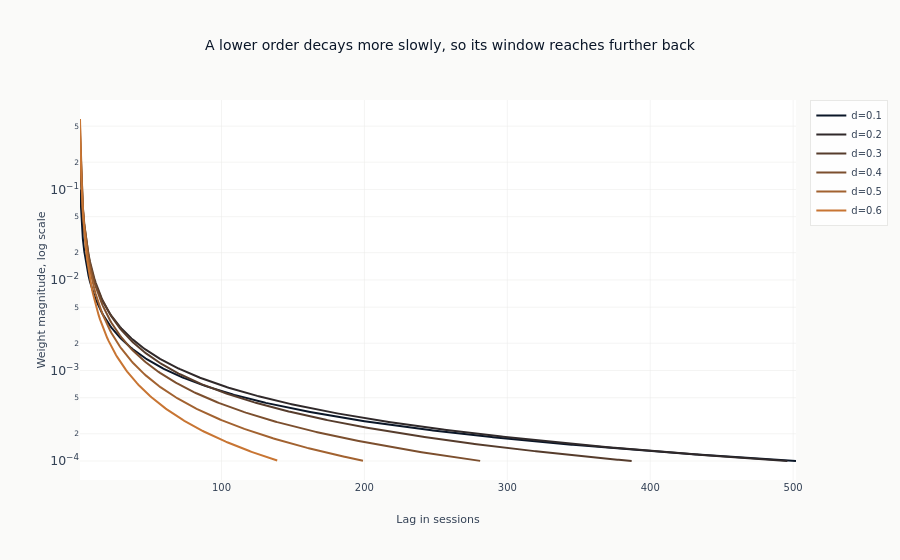

Write notebook code for a chart like this one.
### Markdown cell above
## The weights, and what the truncation leaves behind

Every weight sequence starts at $w_0 = 1$, so the differences between orders are all in
the tail. Plotting the magnitude of the weights on a log scale, with the first one
omitted because it is the same for every order, shows the decay rate directly.

Read it in two parts. At lag one the weight is exactly $-d$, so a higher order applies
the larger immediate correction and starts above the others. Every pair of lines then
crosses, because a lower order decays more slowly and its weights end up larger at
distant lags, but they cross at very different places: widely separated orders swap
within the first ten or twenty lags, while two neighbouring low orders stay close and
swap only after hundreds. The end of each line is where its window closes, and that
ordering does not reverse anywhere.

### Code cell
D_GRID = [0.1, 0.2, 0.3, 0.4, 0.5, 0.6]


def sequential_shades(start: str, stop: str, n: int) -> list[str]:
    """*n* colors interpolated between two palette entries, for an ordered variable."""
    low = np.array([int(start[i : i + 2], 16) for i in (1, 3, 5)])
    high = np.array([int(stop[i : i + 2], 16) for i in (1, 3, 5)])
    return [
        "#{:02x}{:02x}{:02x}".format(*(low + (high - low) * t).astype(int))
        for t in np.linspace(0, 1, n)
    ]


d_shades = sequential_shades(COLORS["blue"], COLORS["copper"], len(D_GRID))

fig = go.Figure()
for d, color in zip(D_GRID, d_shades):
    weights = get_ffd_weights(d, threshold=FFD_THRESHOLD)
    fig.add_trace(
        go.Scatter(
            x=list(range(1, len(weights))),
            y=np.abs(weights[1:]),
            mode="lines",
            name=f"d={d}",
            line=dict(color=color, width=2),
        )
    )

fig.update_layout(
    title="A lower order decays more slowly, so its window reaches further back",
    xaxis_title="Lag in sessions",
    yaxis_title="Weight magnitude, log scale",
    yaxis=dict(type="log", exponentformat="power"),
)
show_plotly_with_alt(
    fig,
    "Six lines on a log vertical axis, one per fractional order, each showing the "
    "magnitude of the weights against the lag they apply to. At the first lag the highest "
    "fractional order sits highest, because that weight is the order itself. The lines "
    "then cross, the widely separated orders within the first tens of lags and the "
    "neighbouring low orders only far to the right, after which the lower orders lie "
    "above. Each line ends where its weights fall under the truncation threshold, and the "
    "lower the order the further right that is.",
)

### Figure 1 — Plotly figure (JSON) as saved in the notebook; plotly's stock layout.template omitted (floating-point values rounded to 4 significant figures; data arrays with more than 128 entries replaced by an {"elided": "..."} marker saying what was removed)
{"data": [{"line": {"color": "#0a1628", "width": 2}, "mode": "lines", "name": "d=0.1", "type": "scatter", "x": {"elided": "502 int values"}, "y": {"elided": "502 float values"}}, {"line": {"color": "#30292a", "width": 2}, "mode": "lines", "name": "d=0.2", "type": "scatter", "x": {"elided": "496 int values"}, "y": {"elided": "496 float values"}}, {"line": {"color": "#563c2c", "width": 2}, "mode": "lines", "name": "d=0.3", "type": "scatter", "x": {"elided": "387 int values"}, "y": {"elided": "387 float values"}}, {"line": {"color": "#7c4f2e", "width": 2}, "mode": "lines", "name": "d=0.4", "type": "scatter", "x": {"elided": "281 int values"}, "y": {"elided": "281 float values"}}, {"line": {"color": "#a26230", "width": 2}, "mode": "lines", "name": "d=0.5", "type": "scatter", "x": {"elided": "199 int values"}, "y": {"elided": "199 float values"}}, {"line": {"color": "#c87533", "width": 2}, "mode": "lines", "name": "d=0.6", "type": "scatter", "x": {"elided": "139 int values"}, "y": {"elided": "139 float values"}}], "layout": {"title": {"text": "A lower order decays more slowly, so its window reaches further back"}, "xaxis": {"title": {"text": "Lag in sessions"}}, "yaxis": {"exponentformat": "power", "title": {"text": "Weight magnitude, log scale"}, "type": "log"}}}
